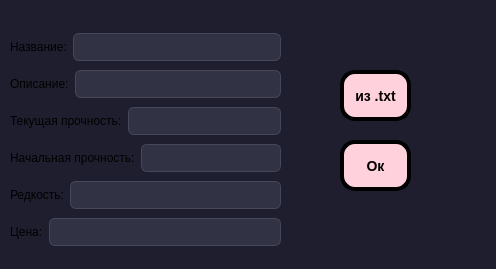
<?xml version="1.0" encoding="UTF-8"?>
<ui version="4.0">
 <class>prog1Window</class>
 <widget class="QDialog" name="prog1Window">
  <property name="geometry">
   <rect>
    <x>0</x>
    <y>0</y>
    <width>496</width>
    <height>269</height>
   </rect>
  </property>
  <property name="windowTitle">
   <string>Новый объект</string>
  </property>
  <property name="styleSheet">
   <string notr="true">QMainWindow, QDialog {
    background-color: #1e1e2e; 
}</string>
  </property>
  <widget class="QPushButton" name="pushButton">
   <property name="geometry">
    <rect>
     <x>340</x>
     <y>70</y>
     <width>71</width>
     <height>51</height>
    </rect>
   </property>
   <property name="styleSheet">
    <string notr="true">QPushButton {
    background-color: #FFD1DC; 
    border: 4px solid black; 
    border-radius: 15px; 
    color: black;
    font-weight: bold;
    font-size: 14px;
    padding: 10px;
}
QPushButton:hover {
    background-color: #FFB7C5;
}
QPushButton:pressed {
    background-color: #F8A0B0;
    border-style: inset;
	padding-top: 12px;
}</string>
   </property>
   <property name="text">
    <string>из .txt</string>
   </property>
  </widget>
  <widget class="QPushButton" name="pushButton_2">
   <property name="geometry">
    <rect>
     <x>340</x>
     <y>140</y>
     <width>71</width>
     <height>51</height>
    </rect>
   </property>
   <property name="styleSheet">
    <string notr="true">QPushButton {
    background-color: #FFD1DC; 
    border: 4px solid black; 
    border-radius: 15px; 
    color: black;
    font-weight: bold;
    font-size: 14px;
    padding: 10px;
}
QPushButton:hover {
    background-color: #FFB7C5;
}
QPushButton:pressed {
    background-color: #F8A0B0;
    border-style: inset;
	padding-top: 12px;
}
</string>
   </property>
   <property name="text">
    <string>Ок</string>
   </property>
  </widget>
  <widget class="QWidget" name="layoutWidget">
   <property name="geometry">
    <rect>
     <x>10</x>
     <y>30</y>
     <width>271</width>
     <height>224</height>
    </rect>
   </property>
   <layout class="QVBoxLayout" name="verticalLayout">
    <item>
     <layout class="QHBoxLayout" name="horizontalLayout">
      <item>
       <widget class="QLabel" name="label">
        <property name="text">
         <string>Название:</string>
        </property>
       </widget>
      </item>
      <item>
       <widget class="QLineEdit" name="lineEdit">
        <property name="styleSheet">
         <string notr="true">QLineEdit {
    background-color: #313244;
    color: #cdd6f4;
    border: 1px solid #45475a;
    border-radius: 6px;
    padding: 5px;
    selection-background-color: #89b4fa;
}

QLineEdit:focus {
    border: 2px solid #89b4fa;
}</string>
        </property>
       </widget>
      </item>
     </layout>
    </item>
    <item>
     <layout class="QHBoxLayout" name="horizontalLayout_2">
      <item>
       <widget class="QLabel" name="label_2">
        <property name="text">
         <string>Описание:</string>
        </property>
       </widget>
      </item>
      <item>
       <widget class="QLineEdit" name="lineEdit_2">
        <property name="styleSheet">
         <string notr="true">QLineEdit {
    background-color: #313244;
    color: #cdd6f4;
    border: 1px solid #45475a;
    border-radius: 6px;
    padding: 5px;
    selection-background-color: #89b4fa;
}

QLineEdit:focus {
    border: 2px solid #89b4fa;
}</string>
        </property>
       </widget>
      </item>
     </layout>
    </item>
    <item>
     <layout class="QHBoxLayout" name="horizontalLayout_3">
      <item>
       <widget class="QLabel" name="label_3">
        <property name="text">
         <string>Текущая прочность:</string>
        </property>
       </widget>
      </item>
      <item>
       <widget class="QLineEdit" name="lineEdit_3">
        <property name="styleSheet">
         <string notr="true">QLineEdit {
    background-color: #313244;
    color: #cdd6f4;
    border: 1px solid #45475a;
    border-radius: 6px;
    padding: 5px;
    selection-background-color: #89b4fa;
}

QLineEdit:focus {
    border: 2px solid #89b4fa;
}</string>
        </property>
       </widget>
      </item>
     </layout>
    </item>
    <item>
     <layout class="QHBoxLayout" name="horizontalLayout_4">
      <item>
       <widget class="QLabel" name="label_4">
        <property name="text">
         <string>Начальная прочность:</string>
        </property>
       </widget>
      </item>
      <item>
       <widget class="QLineEdit" name="lineEdit_4">
        <property name="styleSheet">
         <string notr="true">QLineEdit {
    background-color: #313244;
    color: #cdd6f4;
    border: 1px solid #45475a;
    border-radius: 6px;
    padding: 5px;
    selection-background-color: #89b4fa;
}

QLineEdit:focus {
    border: 2px solid #89b4fa;
}</string>
        </property>
       </widget>
      </item>
     </layout>
    </item>
    <item>
     <layout class="QHBoxLayout" name="horizontalLayout_5">
      <item>
       <widget class="QLabel" name="label_5">
        <property name="text">
         <string>Редкость:</string>
        </property>
       </widget>
      </item>
      <item>
       <widget class="QLineEdit" name="lineEdit_5">
        <property name="styleSheet">
         <string notr="true">QLineEdit {
    background-color: #313244;
    color: #cdd6f4;
    border: 1px solid #45475a;
    border-radius: 6px;
    padding: 5px;
    selection-background-color: #89b4fa;
}

QLineEdit:focus {
    border: 2px solid #89b4fa;
}</string>
        </property>
       </widget>
      </item>
     </layout>
    </item>
    <item>
     <layout class="QHBoxLayout" name="horizontalLayout_6">
      <item>
       <widget class="QLabel" name="label_6">
        <property name="text">
         <string>Цена:</string>
        </property>
       </widget>
      </item>
      <item>
       <widget class="QLineEdit" name="lineEdit_6">
        <property name="styleSheet">
         <string notr="true">QLineEdit {
    background-color: #313244;
    color: #cdd6f4;
    border: 1px solid #45475a;
    border-radius: 6px;
    padding: 5px;
    selection-background-color: #89b4fa;
}

QLineEdit:focus {
    border: 2px solid #89b4fa;
}</string>
        </property>
       </widget>
      </item>
     </layout>
    </item>
   </layout>
  </widget>
 </widget>
 <resources/>
 <connections/>
</ui>
